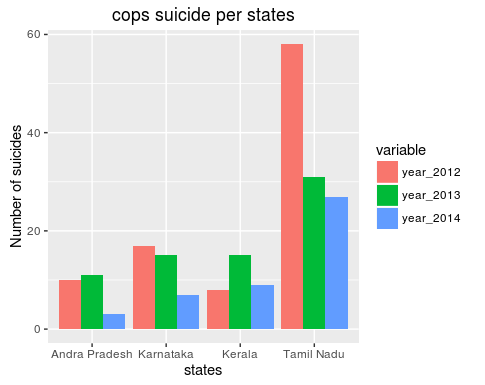

This figure's R source:
# suicides by cops in different states
# data from Times of India
states <- c("Andra Pradesh", "Karnataka", "Tamil Nadu", "Kerala")
year <- c(2012,2013,2014)
year_2012 <- c(10,17,58,8)
year_2013 <- c(11,15,31,15)
year_2014 <- c(3,7,27,9)
total <- c(24,39,116,32)
cops_suicides <- data.frame(states = states,year_2012, year_2013,year_2014,total)
cops_suicides1 <- cops_suicides[,-5]
library(reshape2)
melt1<- melt(cops_suicides1, "states")
p <- ggplot(cops_suicides, aes(states,total)) + geom_bar(stat = "identity")
p <- ggplot(melt1, aes(states,value, fill=variable)) + geom_bar(stat = "identity", position =  "dodge")
p+ labs(title = "cops suicide per states")+ylab("Number of suicides")
